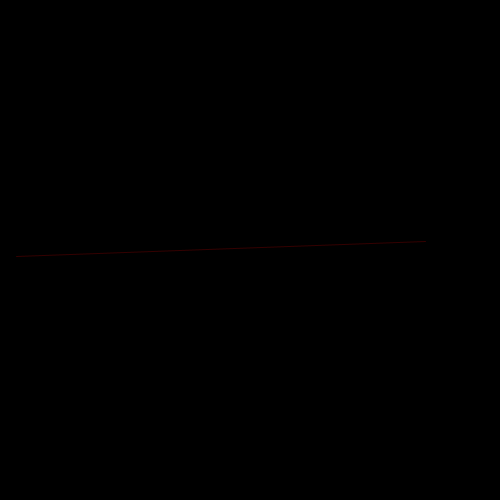
Frame 1 (no input)
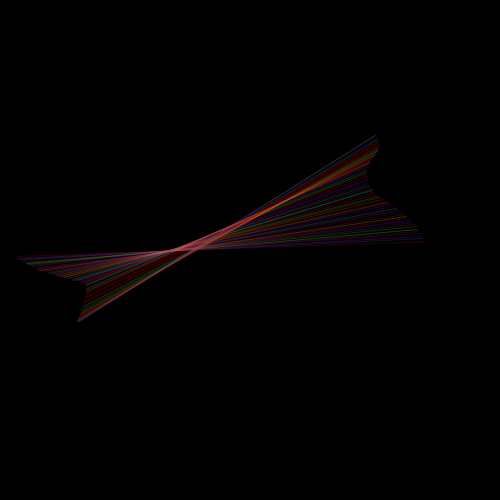
Frame 60 (the mouse pressed at the canvas centre just before this capture)
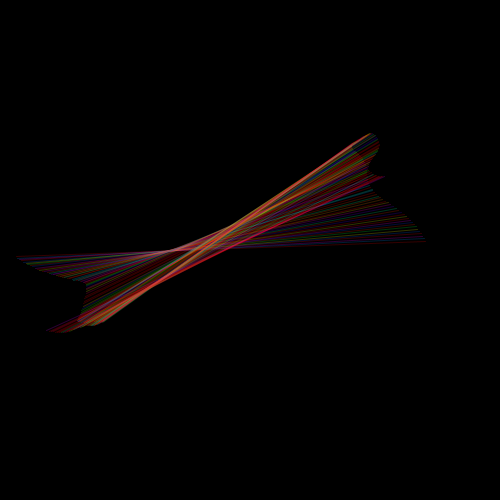
Frame 120 (the mouse held since frame 60 and released just before this capture)

The Processing sketch that drew these frames (run headless with seeded random() and noise(); from frame 60 on, the mouse is pressed at the canvas centre):

// Processing sketch: processing_172572
// ── processing_172572.pde

float _angnoise;// noise関数で角度を出す
float _radiusnoise;// noise関数で半径
float _xnoise;// x座標をnoise
float _ynoise;// y座標をnoise
float _angle = -PI/2;// 角度
float _radius;// 半径
float _strokeCol = 254;// 線の色
int _strokeChange = -1;// 線の色をフレーム毎に変える　白と黒をいったりきたり

void setup(){
  colorMode(HSB,100);
  size(500,500);
  smooth();
  frameRate(30);
  background(0,0,0);
  noFill();
  // グローバル変数を0~10でランダムの数字を代入
  _angnoise = random(10);
  _radiusnoise = random(10);
  _xnoise = random(10);
  _ynoise = random(10);
}

void draw(){

  //半径が200~340の間をゆらいでいる
  _radiusnoise += 0.005;
  _radius = (noise(_radiusnoise)*550)+1;
  
  //角度が0~360の間をゆらいでいる
  _angnoise += 0.005;
  _angle += (noise(_angnoise) * 6) - 3;
  println(_angle);
  
  // 0をきったら360が代入され、360を超えたら0にもどされる
  // 0〜360の間をいったりきたりしてる
  if(_angle >360){
    _angle -= 360;
  }
  if(_angle<0){
    _angle += 360;
  }
  
  // 時計の中心座標がゆらいでいる
  _xnoise += 0.01; 
  _ynoise += 0.01;
  float centerx = width/2 + (noise(_xnoise)*100)-50;
  float centery = height/2 + (noise(_ynoise)*100)-50;
  
  // 開始点と終了点の座標
  float rad = radians(_angle);
  float x1 = centerx + (_radius * cos(rad));
  float y1 = centery + (_radius * sin(rad));
  
  float opprad = rad + PI;
  float x2 = centerx + (_radius * cos(opprad));
  float y2 = centery + (_radius * sin(opprad));
  
  // 線の色を白と黒でいったりきたり
  // _strokeCol += _strokeChange;
  // if(_strokeCol > 254){
  //   _strokeChange = -1;
  // }
  // if(_strokeCol<0){
  //   _strokeChange = 1;
  // }
  // stroke(_strokeCol,60);
  stroke(random(180),100,100,20);
  strokeWeight(1);// 線の太さ
  line(x1,y1,x2,y2);// 線の命令
}
